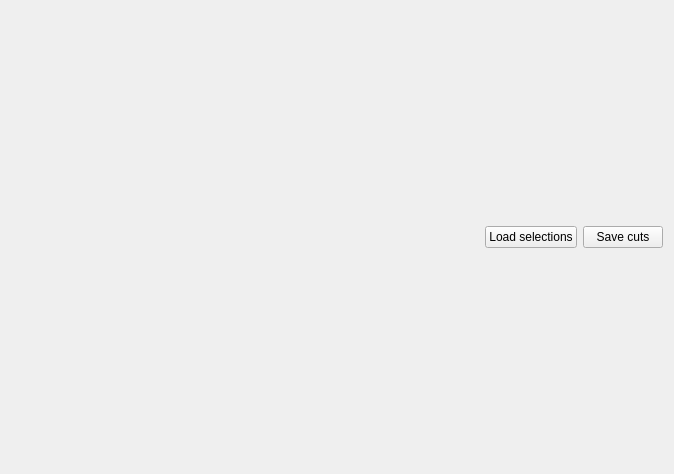
<?xml version="1.0" encoding="UTF-8"?>
<ui version="4.0">
 <class>Form</class>
 <widget class="QWidget" name="Form">
  <property name="geometry">
   <rect>
    <x>0</x>
    <y>0</y>
    <width>674</width>
    <height>474</height>
   </rect>
  </property>
  <property name="minimumSize">
   <size>
    <width>600</width>
    <height>400</height>
   </size>
  </property>
  <property name="contextMenuPolicy">
   <enum>Qt::ActionsContextMenu</enum>
  </property>
  <property name="windowTitle">
   <string>ToF-E Histogram</string>
  </property>
  <layout class="QVBoxLayout" name="verticalLayout_2">
   <item>
    <layout class="QVBoxLayout" name="matplotlib_layout"/>
   </item>
   <item>
    <layout class="QVBoxLayout" name="verticalLayout">
     <item>
      <layout class="QHBoxLayout" name="horizontalLayout">
       <item>
        <spacer name="horizontalSpacer_2">
         <property name="orientation">
          <enum>Qt::Horizontal</enum>
         </property>
         <property name="sizeHint" stdset="0">
          <size>
           <width>40</width>
           <height>20</height>
          </size>
         </property>
        </spacer>
       </item>
       <item>
        <widget class="QPushButton" name="loadSelectionsButton">
         <property name="text">
          <string>Load selections</string>
         </property>
        </widget>
       </item>
       <item>
        <widget class="QPushButton" name="saveCutsButton">
         <property name="text">
          <string>Save cuts</string>
         </property>
        </widget>
       </item>
      </layout>
     </item>
    </layout>
   </item>
  </layout>
 </widget>
 <resources/>
 <connections/>
</ui>
